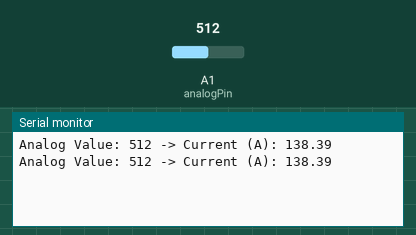
Bench run of a sketch on a simulated Arduino Uno, built with avr-gcc and run on an emulated ATmega328P. On the bench: the last lines printed to the serial monitor. The inputs (shaded band) are chosen by the test bench; at power-on: A1 (analogPin) = 512.

Above: at 1.8 s.
1.9 s: A1 (analogPin) set to 716
At 2.8 s:
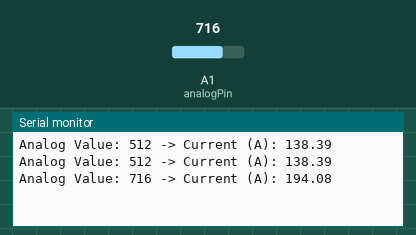
3.4 s: A1 (analogPin) set to 900
At 4.8 s:
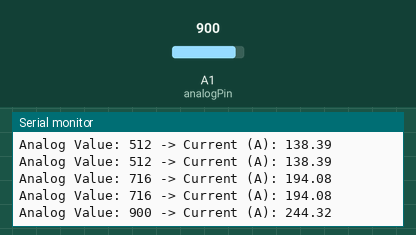
Timing chart, 0 to 6.4 s (numbered marks = the images above; inputs shaded):
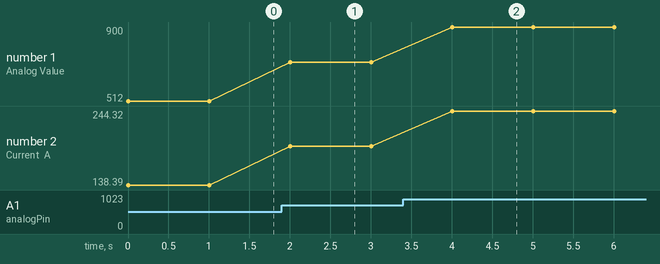

Measured:
- after the input at 1.9 s, the serial monitor: prints a new line after 0.10 s (image 1)
- after the input at 3.4 s, the serial monitor: prints a new line after 0.60 s (image 2)
- plotted number 1: 512 → 716 after the input at 1.9 s, 716 → 900 after the input at 3.4 s
- plotted number 2: 138.39 → 194.08 after the input at 1.9 s, 194.08 → 244.32 after the input at 3.4 s

The sketch:

current_shunt.ino
```cpp
// Define the analog pin
const int analogPin = A1;

// Calibration constants
const float slope = 0.273; // Slope from calibration formula
const float intercept = -1.384; // Intercept from calibration formula

void setup() {
  // Initialize serial communication
  Serial.begin(9600);
}

void loop() {
  // Read the analog value from pin A1
  int analogValue = analogRead(analogPin);

  // Convert the analog value to current using the calibration formula
  float current = slope * analogValue + intercept;

  // Print the analog value and the corresponding current to the Serial Monitor
  Serial.print("Analog Value: ");
  Serial.print(analogValue);
  Serial.print(" -> Current (A): ");
  Serial.println(current);

  // Delay before the next reading
  delay(1000); // 1 second delay
}
```
